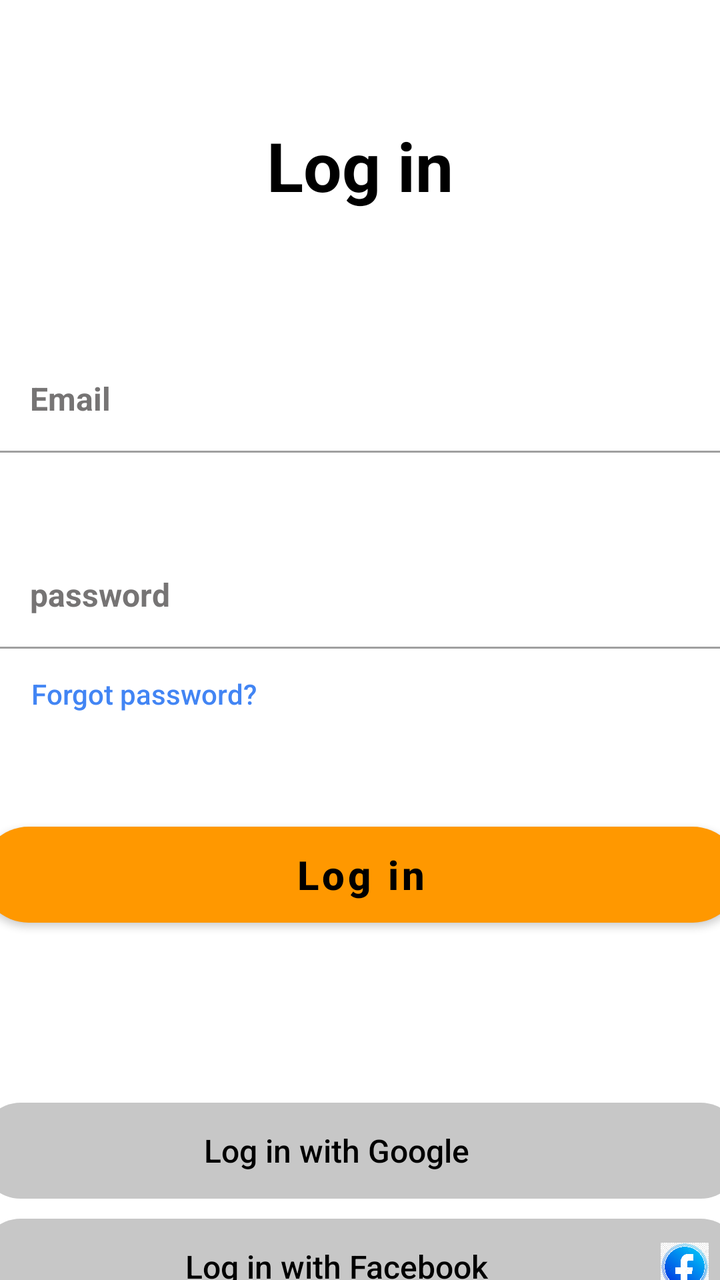
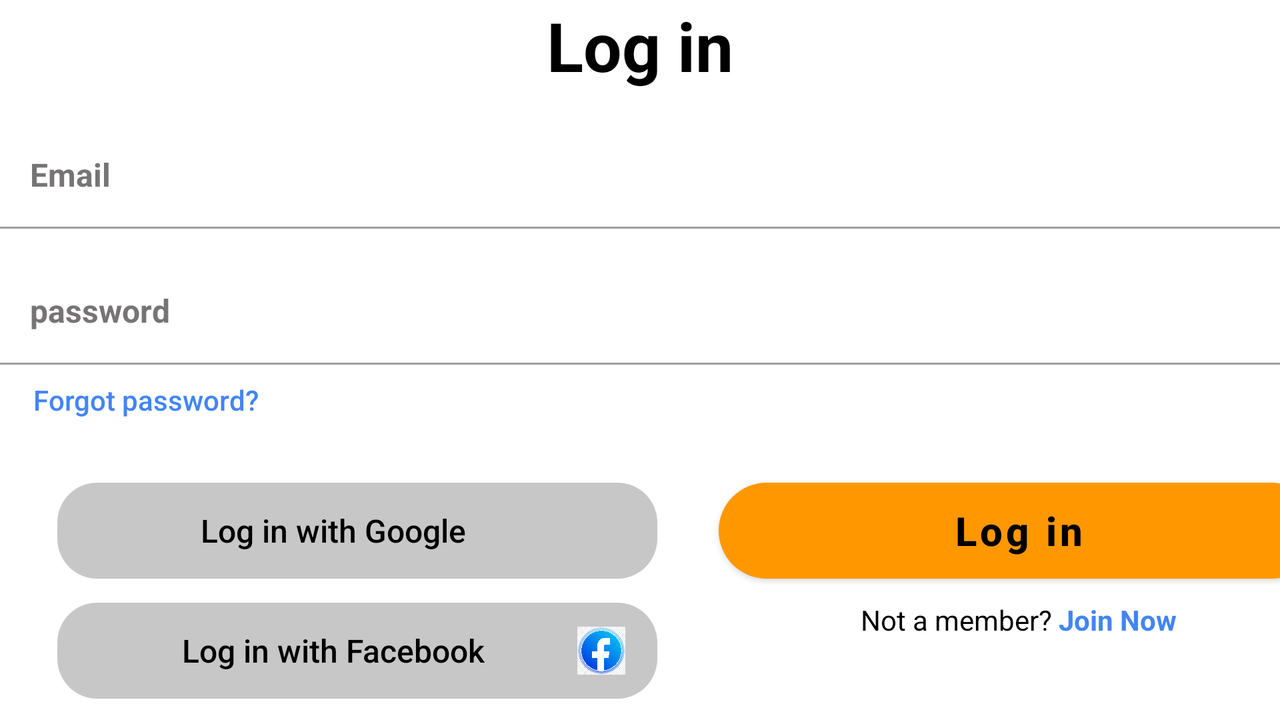

One screen, two layout resources from the same app: the default and the repository's alternative for another configuration. Each is rendered where Android would select it; the XML of both is given below.
<!-- AndroidManifest.xml: application theme Theme.Loginform -->
<!-- res/layout/layout_login.xml -->
<?xml version="1.0" encoding="utf-8"?>
<androidx.constraintlayout.widget.ConstraintLayout xmlns:android="http://schemas.android.com/apk/res/android"
    xmlns:app="http://schemas.android.com/apk/res-auto"
    xmlns:tools="http://schemas.android.com/tools"
    android:id="@+id/main"
    android:layout_width="match_parent"
    android:layout_height="match_parent"
    tools:context=".LoginActivity">

    <TextView
        android:id="@+id/textLogin"
        android:layout_width="wrap_content"
        android:layout_height="wrap_content"
        android:layout_marginTop="60dp"
        android:text="Log in"
        android:textColor="#000000"
        android:textSize="34sp"
        android:textStyle="bold"
        app:layout_constraintEnd_toEndOf="parent"
        app:layout_constraintHorizontal_bias="0.5"
        app:layout_constraintStart_toStartOf="parent"
        app:layout_constraintTop_toTopOf="parent" />

    <EditText
        android:id="@+id/textEmail"
        android:layout_width="match_parent"
        android:layout_height="@dimen/size_height48dp"
        android:layout_marginTop="72dp"
        android:background="@android:color/transparent"
        android:ems="10"
        android:fontFamily="sans-serif"
        android:hint="@string/email"
        android:inputType="textEmailAddress"
        android:paddingLeft="15dp"
        android:paddingBottom="4dp"
        android:textColorHint="#767474"
        android:textSize="16sp"
        android:textStyle="bold"
        app:layout_constraintEnd_toEndOf="parent"
        app:layout_constraintHorizontal_bias="1.0"
        app:layout_constraintStart_toStartOf="parent"
        app:layout_constraintTop_toBottomOf="@+id/textLogin" />


    <View
        android:layout_width="@dimen/size_width380dp"
        android:layout_height="1dp"
        android:background="#A0A0A0"
        app:layout_constraintEnd_toEndOf="parent"
        app:layout_constraintHorizontal_bias="0.516"
        app:layout_constraintStart_toStartOf="parent"
        app:layout_constraintTop_toBottomOf="@+id/textEmail" />

    <EditText
        android:id="@+id/textPass"
        android:layout_width="match_parent"
        android:layout_height="@dimen/size_height48dp"
        android:layout_marginTop="50dp"
        android:background="@android:color/transparent"
        android:ems="10"
        android:fontFamily="sans-serif"
        android:hint="@string/password"
        android:inputType="textPassword"
        android:paddingLeft="15dp"
        android:paddingBottom="4dp"
        android:textColorHint="#767474"
        android:textSize="16sp"
        android:textStyle="bold"
        app:layout_constraintEnd_toEndOf="parent"
        app:layout_constraintHorizontal_bias="0.5"
        app:layout_constraintStart_toStartOf="parent"
        app:layout_constraintTop_toBottomOf="@+id/textEmail" />

    <View
        android:id="@+id/view"
        android:layout_width="@dimen/size_width380dp"
        android:layout_height="1dp"
        android:background="#A0A0A0"
        app:layout_constraintEnd_toEndOf="parent"
        app:layout_constraintStart_toStartOf="parent"
        app:layout_constraintTop_toBottomOf="@+id/textPass" />


    <TextView
        android:id="@+id/textForgot"
        android:layout_width="wrap_content"
        android:layout_height="wrap_content"
        android:layout_marginStart="15dp"
        android:layout_marginTop="10dp"
        android:fontFamily="sans-serif-medium"
        android:paddingTop="4dp"
        android:text="Forgot password?"
        android:textColor="#4285F4"
        android:textSize="14sp"
        app:layout_constraintEnd_toEndOf="parent"
        app:layout_constraintHorizontal_bias="0.003"
        app:layout_constraintStart_toStartOf="@+id/textPass"
        app:layout_constraintTop_toBottomOf="@+id/textPass" />

    <Button
        android:id="@+id/btnLogIn"
        android:layout_width="@dimen/size_width380dp"
        android:layout_height="@dimen/size_height48dp"
        android:layout_marginTop="90dp"
        android:background="@drawable/custom_login_signup"
        android:text="Log in"
        android:textAllCaps="false"
        android:textColor="#000000"
        android:textSize="20sp"
        android:textStyle="bold"
        app:backgroundTint="@null"
        app:layout_constraintEnd_toEndOf="parent"
        app:layout_constraintHorizontal_bias="0.5"
        app:layout_constraintStart_toStartOf="parent"
        app:layout_constraintTop_toBottomOf="@+id/textPass" />


    <LinearLayout
        android:id="@+id/btnGoogle"
        android:layout_width="@dimen/size_width380dp"
        android:layout_height="@dimen/size_height48dp"
        android:layout_alignEnd="@id/btnLogIn"
        android:layout_marginTop="90dp"
        android:background="@drawable/customgoogleandface"
        android:gravity="center_vertical"
        android:orientation="horizontal"
        android:paddingStart="16dp"
        android:paddingEnd="16dp"
        app:layout_constraintEnd_toEndOf="parent"
        app:layout_constraintHorizontal_bias="0.5"
        app:layout_constraintStart_toStartOf="parent"
        app:layout_constraintTop_toBottomOf="@+id/btnLogIn">

        <TextView
            android:layout_width="0dp"
            android:layout_height="wrap_content"
            android:layout_weight="1"
            android:fontFamily="sans-serif-medium"
            android:gravity="center"
            android:text="@string/log_in_with_google"
            android:textAlignment="center"
            android:textColor="#000000"
            android:textSize="16sp" />

        <ImageView
            android:layout_width="24dp"
            android:layout_height="24dp"
            android:contentDescription="Google logo"
            android:src="@drawable/ic_google_logo" />
    </LinearLayout>

    <LinearLayout
        android:id="@+id/btnFacebook"
        android:layout_width="@dimen/size_width380dp"
        android:layout_height="@dimen/size_height48dp"
        android:layout_marginTop="10dp"
        android:background="@drawable/customgoogleandface"
        android:gravity="center_vertical"
        android:layout_alignEnd="@id/btnLogIn"
        android:orientation="horizontal"
        android:paddingStart="16dp"
        android:paddingEnd="16dp"
        app:layout_constraintEnd_toEndOf="parent"
        app:layout_constraintHorizontal_bias="0.5"
        app:layout_constraintStart_toStartOf="parent"
        app:layout_constraintTop_toBottomOf="@+id/btnGoogle">

        <TextView
            android:layout_width="0dp"
            android:layout_height="wrap_content"
            android:layout_weight="1"
            android:fontFamily="sans-serif-medium"
            android:text="@string/log_in_with_facebook"
            android:textColor="#000000"
            android:textSize="16sp"
            android:gravity="center"
            android:textAlignment="center"/>

        <ImageView
            android:layout_width="24dp"
            android:layout_height="24dp"
            android:contentDescription="Facebook logo"
            android:src="@drawable/ic_facebook_logo" />
    </LinearLayout>

    <LinearLayout
        android:layout_width="wrap_content"
        android:layout_height="wrap_content"
        android:layout_gravity="center_horizontal"
        android:layout_marginTop="20dp"
        android:layout_marginBottom="16dp"
        android:orientation="horizontal"
        app:layout_constraintBottom_toBottomOf="parent"
        app:layout_constraintEnd_toEndOf="parent"
        app:layout_constraintStart_toStartOf="parent"
        app:layout_constraintTop_toBottomOf="@+id/btnFacebook">

        <TextView
            android:layout_width="wrap_content"
            android:layout_height="match_parent"
            android:text="Not a member? "
            android:textColor="#000000"
            android:textSize="14sp" />

        <TextView
            android:id="@+id/tvJoinNow"
            android:layout_width="wrap_content"
            android:layout_height="wrap_content"
            android:clickable="true"
            android:focusable="true"
            android:foreground="?attr/selectableItemBackground"
            android:onClick="onJoinNowClick"
            android:text="Join Now"
            android:textColor="#4285F4"
            android:textSize="14sp"
            android:textStyle="bold"
            android:tooltipText="Click to join now" />
    </LinearLayout>


</androidx.constraintlayout.widget.ConstraintLayout>
<!-- resources referenced by this layout -->
<resources>
  <dimen name="size_height48dp">48dp</dimen>
  <dimen name="size_width380dp">380dp</dimen>
  <!-- drawable custom_login_signup (drawable) -->
  <?xml version="1.0" encoding="utf-8"?>
  
  <shape
      xmlns:android="http://schemas.android.com/apk/res/android"
      android:shape="rectangle">
      <size
          android:width="100dp"
          android:height="50dp"/>
      <solid
          android:color="#FF9800"/>
      <corners
          android:radius="30dp"/>
  
  </shape>
  <!-- drawable customgoogleandface (drawable) -->
  <?xml version="1.0" encoding="utf-8"?>
  
  <shape
      android:shape="rectangle"
      xmlns:android="http://schemas.android.com/apk/res/android">
      <size
          android:width="100dp"
          android:height="50dp"/>
      <solid
          android:color="#C7C7C7"/>
      <corners
          android:radius="20dp"/>
  
  </shape>
  <!-- drawable ic_facebook_logo: png bitmap (drawable, 250568 bytes) -->
  <string name="email">Email</string>
  <string name="log_in_with_facebook">Log in with Facebook</string>
  <string name="log_in_with_google">Log in with Google</string>
  <string name="password">password</string>
  <style name="Theme.Loginform" parent="Theme.MaterialComponents.DayNight.NoActionBar">
          
          <item name="colorPrimary">@color/purple_500</item>
          <item name="colorPrimaryVariant">@color/purple_700</item>
          <item name="colorOnPrimary">@color/white</item>
          
          <item name="colorSecondary">@color/teal_200</item>
          <item name="colorSecondaryVariant">@color/teal_700</item>
          <item name="colorOnSecondary">@color/black</item>
          
          <item name="android:statusBarColor">?attr/colorPrimaryVariant</item>
          
      </style>
</resources>
<!-- res/layout-land/layout_login.xml (the repository's variant of the layout above) -->
<!-- drawn on the phone turned sideways -->
<?xml version="1.0" encoding="utf-8"?>
<androidx.constraintlayout.widget.ConstraintLayout xmlns:android="http://schemas.android.com/apk/res/android"
    xmlns:app="http://schemas.android.com/apk/res-auto"
    xmlns:tools="http://schemas.android.com/tools"
    android:id="@+id/main"
    android:layout_width="match_parent"
    android:layout_height="match_parent"
    tools:context=".LoginActivity">


    <TextView
        android:id="@+id/textLogin"
        android:layout_width="0dp"
        android:layout_height="wrap_content"
        android:text="Log in"
        android:textAlignment="center"
        android:textColor="#000000"
        android:textSize="34sp"
        android:textStyle="bold"
        app:layout_constraintEnd_toEndOf="parent"
        app:layout_constraintHorizontal_bias="1.0"
        app:layout_constraintStart_toStartOf="parent"
        app:layout_constraintTop_toTopOf="parent" />

    <EditText
        android:id="@+id/textEmail"
        android:layout_width="0dp"
        android:layout_height="@dimen/size_height48dp"
        android:layout_marginTop="20dp"
        android:background="@android:color/transparent"
        android:ems="10"
        android:fontFamily="sans-serif"
        android:hint="@string/email"
        android:inputType="textEmailAddress"
        android:paddingLeft="15dp"
        android:paddingBottom="4dp"
        android:textColorHint="#767474"
        android:textSize="16sp"
        android:textStyle="bold"
        app:layout_constraintEnd_toEndOf="parent"
        app:layout_constraintHorizontal_bias="0.0"
        app:layout_constraintStart_toStartOf="parent"
        app:layout_constraintTop_toBottomOf="@+id/textLogin" />

    <View
        android:layout_width="match_parent"
        android:layout_height="1dp"
        android:background="#A0A0A0"
        app:layout_constraintEnd_toEndOf="parent"
        app:layout_constraintHorizontal_bias="0.516"
        app:layout_constraintStart_toStartOf="parent"
        app:layout_constraintTop_toBottomOf="@+id/textEmail" />

    <EditText
        android:id="@+id/textPass"
        android:layout_width="0dp"
        android:layout_height="@dimen/size_height48dp"
        android:layout_marginTop="20dp"
        android:background="@android:color/transparent"
        android:ems="10"
        android:fontFamily="sans-serif"
        android:hint="@string/password"
        android:inputType="textPassword"
        android:paddingLeft="15dp"
        android:paddingBottom="4dp"
        android:textColorHint="#767474"
        android:textSize="16sp"
        android:textStyle="bold"
        app:layout_constraintEnd_toEndOf="parent"
        app:layout_constraintHorizontal_bias="0.0"
        app:layout_constraintStart_toStartOf="parent"
        app:layout_constraintTop_toBottomOf="@+id/textEmail" />

    <View
        android:id="@+id/view"
        android:layout_width="match_parent"
        android:layout_height="1dp"
        android:background="#A0A0A0"
        app:layout_constraintEnd_toEndOf="parent"
        app:layout_constraintStart_toStartOf="parent"
        app:layout_constraintTop_toBottomOf="@+id/textPass" />


    <TextView
        android:id="@+id/textForgot"
        android:layout_width="wrap_content"
        android:layout_height="wrap_content"
        android:layout_marginStart="15dp"
        android:layout_marginTop="5dp"
        android:fontFamily="sans-serif-medium"
        android:paddingTop="4dp"
        android:text="Forgot password?"
        android:textColor="#4285F4"
        android:textSize="14sp"
        app:layout_constraintEnd_toEndOf="parent"
        app:layout_constraintHorizontal_bias="0.003"
        app:layout_constraintStart_toStartOf="@+id/textPass"
        app:layout_constraintTop_toBottomOf="@+id/textPass" />


    <Button
        android:id="@+id/btnLogIn"
        android:layout_width="300dp"
        android:layout_height="@dimen/size_height48dp"
        android:layout_marginStart="50dp"
        android:layout_marginTop="60dp"
        android:background="@drawable/custom_login_signup"
        android:text="Log in"
        android:textAllCaps="false"
        android:textColor="#000000"
        android:textSize="20sp"
        android:textStyle="bold"
        app:backgroundTint="@null"
        app:layout_constraintEnd_toEndOf="parent"
        app:layout_constraintStart_toEndOf="@+id/btnGoogle"
        app:layout_constraintTop_toBottomOf="@+id/textPass" />

    <LinearLayout
        android:id="@+id/btnGoogle"
        android:layout_width="300dp"
        android:layout_height="@dimen/size_height48dp"
        android:layout_alignEnd="@id/btnLogIn"
        android:layout_marginTop="60dp"
        android:background="@drawable/customgoogleandface"
        android:gravity="center_vertical"
        android:orientation="horizontal"
        android:paddingStart="16dp"
        android:paddingEnd="16dp"
        app:layout_constraintEnd_toEndOf="parent"
        app:layout_constraintHorizontal_bias="0.084"
        app:layout_constraintStart_toStartOf="parent"
        app:layout_constraintTop_toBottomOf="@+id/textPass">

        <TextView
            android:layout_width="0dp"
            android:layout_height="wrap_content"
            android:layout_weight="1"
            android:fontFamily="sans-serif-medium"
            android:gravity="center"
            android:text="@string/log_in_with_google"
            android:textAlignment="center"
            android:textColor="#000000"
            android:textSize="16sp" />

        <ImageView
            android:layout_width="24dp"
            android:layout_height="24dp"
            android:contentDescription="Google logo"
            android:src="@drawable/ic_google_logo" />
    </LinearLayout>

    <LinearLayout
        android:id="@+id/btnFacebook"
        android:layout_width="300dp"
        android:layout_height="@dimen/size_height48dp"
        android:layout_alignEnd="@id/btnLogIn"
        android:layout_marginTop="12dp"
        android:background="@drawable/customgoogleandface"
        android:gravity="center_vertical"
        android:orientation="horizontal"
        android:paddingStart="16dp"
        android:paddingEnd="16dp"
        app:layout_constraintEnd_toEndOf="parent"
        app:layout_constraintHorizontal_bias="0.084"
        app:layout_constraintStart_toStartOf="parent"
        app:layout_constraintTop_toBottomOf="@+id/btnGoogle">

        <TextView
            android:layout_width="0dp"
            android:layout_height="wrap_content"
            android:layout_weight="1"
            android:fontFamily="sans-serif-medium"
            android:gravity="center"
            android:text="@string/log_in_with_facebook"
            android:textAlignment="center"
            android:textColor="#000000"
            android:textSize="16sp" />

        <ImageView
            android:layout_width="24dp"
            android:layout_height="24dp"
            android:contentDescription="Facebook logo"
            android:src="@drawable/ic_facebook_logo" />
    </LinearLayout>

    <LinearLayout
        android:layout_width="wrap_content"
        android:layout_height="wrap_content"
        android:layout_gravity="center_horizontal"
        android:layout_marginStart="50dp"
        android:layout_marginBottom="30dp"
        android:orientation="horizontal"
        app:layout_constraintBottom_toBottomOf="parent"
        app:layout_constraintEnd_toEndOf="parent"
        app:layout_constraintStart_toEndOf="@+id/btnFacebook"
        app:layout_constraintTop_toBottomOf="@+id/btnLogIn">

        <TextView
            android:layout_width="wrap_content"
            android:layout_height="match_parent"
            android:text="Not a member? "
            android:textColor="#000000"
            android:textSize="14sp" />

        <TextView
            android:id="@+id/tvJoinNow"
            android:layout_width="wrap_content"
            android:layout_height="wrap_content"
            android:clickable="true"
            android:focusable="true"
            android:foreground="?attr/selectableItemBackground"
            android:onClick="onJoinNowClick"
            android:text="Join Now"
            android:textColor="#4285F4"
            android:textSize="14sp"
            android:textStyle="bold"
            android:tooltipText="Click to join now" />
    </LinearLayout>


</androidx.constraintlayout.widget.ConstraintLayout>
<!-- resources referenced by the variant -->
<!-- as the phone turned sideways resolves them -->
<resources>
  <dimen name="size_height48dp">48dp</dimen>
  <!-- drawable custom_login_signup (drawable) -->
  <?xml version="1.0" encoding="utf-8"?>
  
  <shape
      xmlns:android="http://schemas.android.com/apk/res/android"
      android:shape="rectangle">
      <size
          android:width="100dp"
          android:height="50dp"/>
      <solid
          android:color="#FF9800"/>
      <corners
          android:radius="30dp"/>
  
  </shape>
  <!-- drawable customgoogleandface (drawable) -->
  <?xml version="1.0" encoding="utf-8"?>
  
  <shape
      android:shape="rectangle"
      xmlns:android="http://schemas.android.com/apk/res/android">
      <size
          android:width="100dp"
          android:height="50dp"/>
      <solid
          android:color="#C7C7C7"/>
      <corners
          android:radius="20dp"/>
  
  </shape>
  <!-- drawable ic_facebook_logo: png bitmap (drawable, 250568 bytes) -->
  <string name="email">Email</string>
  <string name="log_in_with_facebook">Log in with Facebook</string>
  <string name="log_in_with_google">Log in with Google</string>
  <string name="password">password</string>
  <style name="Theme.Loginform" parent="Theme.MaterialComponents.DayNight.NoActionBar">
          
          <item name="colorPrimary">@color/purple_500</item>
          <item name="colorPrimaryVariant">@color/purple_700</item>
          <item name="colorOnPrimary">@color/white</item>
          
          <item name="colorSecondary">@color/teal_200</item>
          <item name="colorSecondaryVariant">@color/teal_700</item>
          <item name="colorOnSecondary">@color/black</item>
          
          <item name="android:statusBarColor">?attr/colorPrimaryVariant</item>
          
      </style>
</resources>
